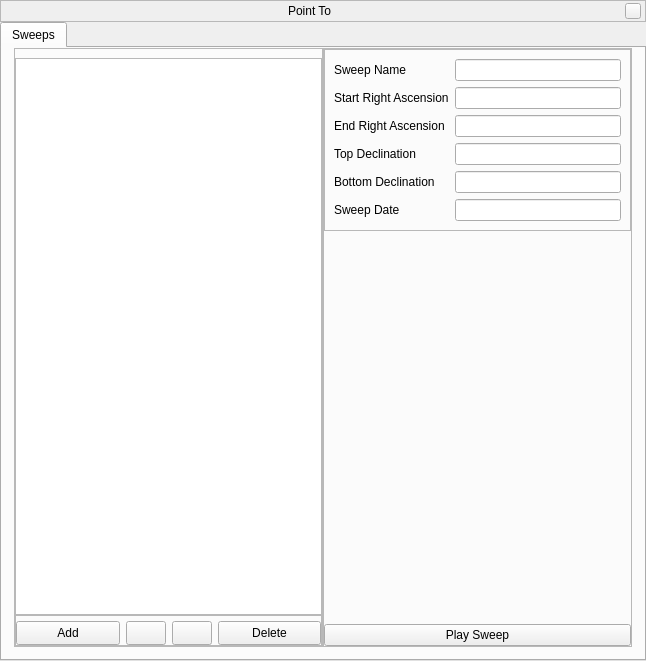
<?xml version="1.0" encoding="UTF-8"?>
<ui version="4.0">
 <class>pointToDialogForm</class>
 <widget class="QWidget" name="pointToDialogForm">
  <property name="geometry">
   <rect>
    <x>0</x>
    <y>0</y>
    <width>646</width>
    <height>661</height>
   </rect>
  </property>
  <property name="sizePolicy">
   <sizepolicy hsizetype="Minimum" vsizetype="MinimumExpanding">
    <horstretch>0</horstretch>
    <verstretch>0</verstretch>
   </sizepolicy>
  </property>
  <layout class="QVBoxLayout" name="verticalLayout_2">
   <property name="spacing">
    <number>0</number>
   </property>
   <property name="leftMargin">
    <number>0</number>
   </property>
   <property name="topMargin">
    <number>0</number>
   </property>
   <property name="rightMargin">
    <number>0</number>
   </property>
   <property name="bottomMargin">
    <number>0</number>
   </property>
   <item>
    <widget class="BarFrame" name="TitleBar">
     <property name="sizePolicy">
      <sizepolicy hsizetype="Expanding" vsizetype="Preferred">
       <horstretch>0</horstretch>
       <verstretch>0</verstretch>
      </sizepolicy>
     </property>
     <property name="maximumSize">
      <size>
       <width>16777215</width>
       <height>25</height>
      </size>
     </property>
     <property name="frameShape">
      <enum>QFrame::StyledPanel</enum>
     </property>
     <property name="frameShadow">
      <enum>QFrame::Raised</enum>
     </property>
     <layout class="QHBoxLayout" name="horizontalLayout_7">
      <property name="spacing">
       <number>6</number>
      </property>
      <property name="leftMargin">
       <number>0</number>
      </property>
      <property name="topMargin">
       <number>0</number>
      </property>
      <property name="rightMargin">
       <number>4</number>
      </property>
      <property name="bottomMargin">
       <number>0</number>
      </property>
      <item>
       <spacer name="leftSpacer">
        <property name="orientation">
         <enum>Qt::Horizontal</enum>
        </property>
        <property name="sizeHint" stdset="0">
         <size>
          <width>40</width>
          <height>20</height>
         </size>
        </property>
       </spacer>
      </item>
      <item>
       <widget class="QLabel" name="stelWindowTitle">
        <property name="text">
         <string>Point To</string>
        </property>
       </widget>
      </item>
      <item>
       <spacer name="rightSpacer">
        <property name="orientation">
         <enum>Qt::Horizontal</enum>
        </property>
        <property name="sizeHint" stdset="0">
         <size>
          <width>40</width>
          <height>20</height>
         </size>
        </property>
       </spacer>
      </item>
      <item>
       <widget class="QPushButton" name="closeStelWindow">
        <property name="minimumSize">
         <size>
          <width>16</width>
          <height>16</height>
         </size>
        </property>
        <property name="maximumSize">
         <size>
          <width>16</width>
          <height>16</height>
         </size>
        </property>
        <property name="focusPolicy">
         <enum>Qt::NoFocus</enum>
        </property>
        <property name="text">
         <string/>
        </property>
       </widget>
      </item>
     </layout>
    </widget>
   </item>
   <item>
    <widget class="QFrame" name="Contents">
     <property name="sizePolicy">
      <sizepolicy hsizetype="Expanding" vsizetype="Expanding">
       <horstretch>0</horstretch>
       <verstretch>0</verstretch>
      </sizepolicy>
     </property>
     <layout class="QVBoxLayout" name="verticalLayout_4">
      <property name="spacing">
       <number>0</number>
      </property>
      <property name="leftMargin">
       <number>0</number>
      </property>
      <property name="topMargin">
       <number>0</number>
      </property>
      <property name="rightMargin">
       <number>0</number>
      </property>
      <property name="bottomMargin">
       <number>0</number>
      </property>
      <item>
       <widget class="QTabWidget" name="Tabs">
        <property name="currentIndex">
         <number>0</number>
        </property>
        <property name="usesScrollButtons">
         <bool>false</bool>
        </property>
        <widget class="QWidget" name="sweepsTab">
         <attribute name="title">
          <string>Sweeps</string>
         </attribute>
         <layout class="QHBoxLayout" name="CCD_horizontalLayout_1">
          <property name="spacing">
           <number>0</number>
          </property>
          <property name="leftMargin">
           <number>12</number>
          </property>
          <property name="topMargin">
           <number>0</number>
          </property>
          <property name="rightMargin">
           <number>12</number>
          </property>
          <property name="bottomMargin">
           <number>12</number>
          </property>
          <item>
           <widget class="QFrame" name="sensorListFrame">
            <property name="sizePolicy">
             <sizepolicy hsizetype="Expanding" vsizetype="Expanding">
              <horstretch>0</horstretch>
              <verstretch>0</verstretch>
             </sizepolicy>
            </property>
            <property name="frameShape">
             <enum>QFrame::StyledPanel</enum>
            </property>
            <property name="frameShadow">
             <enum>QFrame::Raised</enum>
            </property>
            <layout class="QVBoxLayout" name="CCD_verticalLayout_1">
             <property name="spacing">
              <number>0</number>
             </property>
             <property name="leftMargin">
              <number>0</number>
             </property>
             <property name="rightMargin">
              <number>0</number>
             </property>
             <property name="bottomMargin">
              <number>0</number>
             </property>
             <item>
              <widget class="QListView" name="sweepListView">
               <property name="editTriggers">
                <set>QAbstractItemView::NoEditTriggers</set>
               </property>
               <property name="isWrapping" stdset="0">
                <bool>false</bool>
               </property>
               <property name="viewMode">
                <enum>QListView::ListMode</enum>
               </property>
               <property name="modelColumn">
                <number>0</number>
               </property>
              </widget>
             </item>
             <item>
              <widget class="QFrame" name="sensorsButtonFrame">
               <property name="frameShape">
                <enum>QFrame::StyledPanel</enum>
               </property>
               <property name="frameShadow">
                <enum>QFrame::Raised</enum>
               </property>
               <layout class="QHBoxLayout" name="CCD_horizontalLayout_2">
                <property name="leftMargin">
                 <number>0</number>
                </property>
                <property name="topMargin">
                 <number>5</number>
                </property>
                <property name="rightMargin">
                 <number>0</number>
                </property>
                <property name="bottomMargin">
                 <number>0</number>
                </property>
                <item>
                 <widget class="QPushButton" name="addSweep">
                  <property name="minimumSize">
                   <size>
                    <width>0</width>
                    <height>24</height>
                   </size>
                  </property>
                  <property name="text">
                   <string>Add</string>
                  </property>
                 </widget>
                </item>
                <item>
                 <widget class="QPushButton" name="pushButtonMoveSweepUp">
                  <property name="sizePolicy">
                   <sizepolicy hsizetype="Fixed" vsizetype="Fixed">
                    <horstretch>0</horstretch>
                    <verstretch>0</verstretch>
                   </sizepolicy>
                  </property>
                  <property name="minimumSize">
                   <size>
                    <width>24</width>
                    <height>24</height>
                   </size>
                  </property>
                  <property name="icon">
                   <iconset>
                    <normaloff>:/graphicGui/spinup.png</normaloff>:/graphicGui/spinup.png</iconset>
                  </property>
                 </widget>
                </item>
                <item>
                 <widget class="QPushButton" name="pushButtonMoveSweepDown">
                  <property name="sizePolicy">
                   <sizepolicy hsizetype="Fixed" vsizetype="Fixed">
                    <horstretch>0</horstretch>
                    <verstretch>0</verstretch>
                   </sizepolicy>
                  </property>
                  <property name="minimumSize">
                   <size>
                    <width>24</width>
                    <height>24</height>
                   </size>
                  </property>
                  <property name="icon">
                   <iconset>
                    <normaloff>:/graphicGui/spindown.png</normaloff>:/graphicGui/spindown.png</iconset>
                  </property>
                 </widget>
                </item>
                <item>
                 <widget class="QPushButton" name="deleteSweep">
                  <property name="minimumSize">
                   <size>
                    <width>0</width>
                    <height>24</height>
                   </size>
                  </property>
                  <property name="text">
                   <string>Delete</string>
                  </property>
                 </widget>
                </item>
               </layout>
              </widget>
             </item>
            </layout>
           </widget>
          </item>
          <item>
           <widget class="QFrame" name="SweepInfoFrame">
            <property name="frameShape">
             <enum>QFrame::StyledPanel</enum>
            </property>
            <property name="frameShadow">
             <enum>QFrame::Raised</enum>
            </property>
            <layout class="QVBoxLayout" name="CCD_verticalLayout_2">
             <property name="spacing">
              <number>0</number>
             </property>
             <property name="leftMargin">
              <number>0</number>
             </property>
             <property name="topMargin">
              <number>0</number>
             </property>
             <property name="rightMargin">
              <number>0</number>
             </property>
             <property name="bottomMargin">
              <number>0</number>
             </property>
             <item>
              <widget class="QFrame" name="SweepData">
               <property name="frameShape">
                <enum>QFrame::StyledPanel</enum>
               </property>
               <property name="frameShadow">
                <enum>QFrame::Raised</enum>
               </property>
               <layout class="QFormLayout" name="formLayout">
                <item row="1" column="0">
                 <widget class="QLabel" name="StartingRA">
                  <property name="text">
                   <string>Start Right Ascension</string>
                  </property>
                 </widget>
                </item>
                <item row="2" column="0">
                 <widget class="QLabel" name="EndingRA">
                  <property name="text">
                   <string>End Right Ascension</string>
                  </property>
                 </widget>
                </item>
                <item row="3" column="0">
                 <widget class="QLabel" name="StartingDec">
                  <property name="text">
                   <string>Top Declination</string>
                  </property>
                 </widget>
                </item>
                <item row="4" column="0">
                 <widget class="QLabel" name="EndingDec">
                  <property name="text">
                   <string>Bottom Declination</string>
                  </property>
                 </widget>
                </item>
                <item row="5" column="0">
                 <widget class="QLabel" name="Date">
                  <property name="text">
                   <string>Sweep Date</string>
                  </property>
                 </widget>
                </item>
                <item row="0" column="0">
                 <widget class="QLabel" name="SweepName">
                  <property name="text">
                   <string>Sweep Name</string>
                  </property>
                 </widget>
                </item>
                <item row="0" column="1">
                 <widget class="QLineEdit" name="sweepName"/>
                </item>
                <item row="1" column="1">
                 <widget class="QLineEdit" name="sweepStartRA"/>
                </item>
                <item row="2" column="1">
                 <widget class="QLineEdit" name="sweepEndRA"/>
                </item>
                <item row="3" column="1">
                 <widget class="QLineEdit" name="sweepStartDec"/>
                </item>
                <item row="4" column="1">
                 <widget class="QLineEdit" name="sweepEndDec"/>
                </item>
                <item row="5" column="1">
                 <widget class="QLineEdit" name="sweepDate"/>
                </item>
               </layout>
              </widget>
             </item>
             <item>
              <spacer name="SweepVerticalSpacer">
               <property name="orientation">
                <enum>Qt::Vertical</enum>
               </property>
               <property name="sizeHint" stdset="0">
                <size>
                 <width>92</width>
                 <height>258</height>
                </size>
               </property>
              </spacer>
             </item>
             <item>
              <widget class="QPushButton" name="playSweep">
               <property name="text">
                <string>Play Sweep</string>
               </property>
              </widget>
             </item>
            </layout>
           </widget>
          </item>
         </layout>
        </widget>
       </widget>
      </item>
     </layout>
    </widget>
   </item>
  </layout>
 </widget>
 <customwidgets>
  <customwidget>
   <class>BarFrame</class>
   <extends>QFrame</extends>
   <header>Dialog.hpp</header>
   <container>1</container>
  </customwidget>
 </customwidgets>
 <tabstops>
  <tabstop>Tabs</tabstop>
  <tabstop>sweepListView</tabstop>
  <tabstop>addSweep</tabstop>
  <tabstop>pushButtonMoveSweepUp</tabstop>
  <tabstop>pushButtonMoveSweepDown</tabstop>
  <tabstop>deleteSweep</tabstop>
 </tabstops>
 <resources/>
 <connections/>
</ui>
